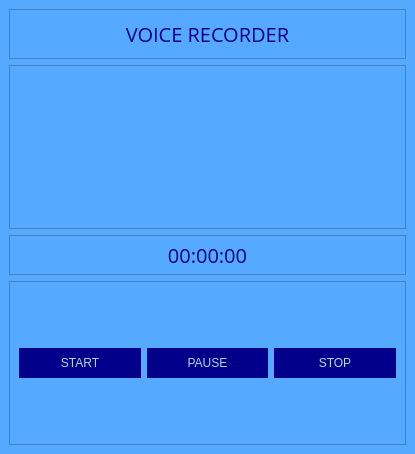
<?xml version="1.0" encoding="UTF-8"?>
<ui version="4.0">
 <class>MainWindow</class>
 <widget class="QMainWindow" name="MainWindow">
  <property name="geometry">
   <rect>
    <x>0</x>
    <y>0</y>
    <width>415</width>
    <height>454</height>
   </rect>
  </property>
  <property name="windowTitle">
   <string>MainWindow</string>
  </property>
  <property name="styleSheet">
   <string notr="true">background-color: rgb(85, 170, 255);</string>
  </property>
  <widget class="QWidget" name="centralwidget">
   <layout class="QVBoxLayout" name="verticalLayout">
    <item>
     <widget class="QFrame" name="frame">
      <property name="minimumSize">
       <size>
        <width>0</width>
        <height>0</height>
       </size>
      </property>
      <property name="maximumSize">
       <size>
        <width>16777215</width>
        <height>50</height>
       </size>
      </property>
      <property name="styleSheet">
       <string notr="true">text-align:center;

color:darkblue;
</string>
      </property>
      <property name="frameShape">
       <enum>QFrame::StyledPanel</enum>
      </property>
      <property name="frameShadow">
       <enum>QFrame::Raised</enum>
      </property>
      <layout class="QHBoxLayout" name="horizontalLayout_2">
       <item>
        <widget class="QLabel" name="label">
         <property name="font">
          <font>
           <family>Open Sans</family>
           <pointsize>15</pointsize>
          </font>
         </property>
         <property name="styleSheet">
          <string notr="true">coloe:darkblue;</string>
         </property>
         <property name="text">
          <string>VOICE RECORDER</string>
         </property>
         <property name="alignment">
          <set>Qt::AlignCenter</set>
         </property>
        </widget>
       </item>
      </layout>
     </widget>
    </item>
    <item>
     <widget class="QFrame" name="frame_2">
      <property name="frameShape">
       <enum>QFrame::StyledPanel</enum>
      </property>
      <property name="frameShadow">
       <enum>QFrame::Raised</enum>
      </property>
      <layout class="QHBoxLayout" name="horizontalLayout_4">
       <item>
        <widget class="QLabel" name="label_3">
         <property name="styleSheet">
          <string notr="true">border-radius:10px;</string>
         </property>
         <property name="text">
          <string/>
         </property>
         <property name="pixmap">
          <pixmap>../../Pictures/sound.jpg</pixmap>
         </property>
         <property name="scaledContents">
          <bool>false</bool>
         </property>
         <property name="alignment">
          <set>Qt::AlignCenter</set>
         </property>
        </widget>
       </item>
      </layout>
     </widget>
    </item>
    <item>
     <widget class="QFrame" name="frame_3">
      <property name="maximumSize">
       <size>
        <width>16777215</width>
        <height>40</height>
       </size>
      </property>
      <property name="frameShape">
       <enum>QFrame::StyledPanel</enum>
      </property>
      <property name="frameShadow">
       <enum>QFrame::Raised</enum>
      </property>
      <layout class="QHBoxLayout" name="horizontalLayout">
       <item>
        <widget class="QLabel" name="label_2">
         <property name="font">
          <font>
           <family>Open Sans</family>
           <pointsize>15</pointsize>
          </font>
         </property>
         <property name="styleSheet">
          <string notr="true">color:darkblue;</string>
         </property>
         <property name="text">
          <string>00:00:00</string>
         </property>
         <property name="scaledContents">
          <bool>false</bool>
         </property>
         <property name="alignment">
          <set>Qt::AlignCenter</set>
         </property>
        </widget>
       </item>
      </layout>
     </widget>
    </item>
    <item>
     <widget class="QFrame" name="frame_4">
      <property name="frameShape">
       <enum>QFrame::StyledPanel</enum>
      </property>
      <property name="frameShadow">
       <enum>QFrame::Raised</enum>
      </property>
      <layout class="QHBoxLayout" name="horizontalLayout_3">
       <item>
        <widget class="QPushButton" name="pushButton_3">
         <property name="styleSheet">
          <string notr="true">border:none;

background-color:darkblue;

color: lightblue;

height:30px;</string>
         </property>
         <property name="text">
          <string>START</string>
         </property>
        </widget>
       </item>
       <item>
        <widget class="QPushButton" name="pushButton_4">
         <property name="styleSheet">
          <string notr="true">border:none;

background-color:darkblue;

color: lightblue;

height:30px;</string>
         </property>
         <property name="text">
          <string>PAUSE</string>
         </property>
        </widget>
       </item>
       <item>
        <widget class="QPushButton" name="pushButton_2">
         <property name="styleSheet">
          <string notr="true">border:none;

background-color:darkblue;

color: lightblue;

height:30px;</string>
         </property>
         <property name="text">
          <string>STOP</string>
         </property>
        </widget>
       </item>
      </layout>
     </widget>
    </item>
   </layout>
  </widget>
 </widget>
 <resources/>
 <connections/>
</ui>
